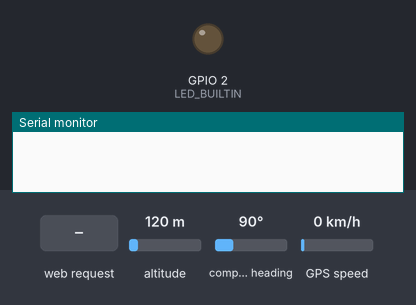
Bench run of a sketch on a simulated ESP32. Parts: output pins drawn as LEDs (lit = HIGH), the last lines printed to the serial monitor. Dashed ring = blinking. The inputs (shaded band) are chosen by the test bench; at power-on: altitude 120 m, compass heading 90°, GPS speed 0 km/h. WiFi joins after 1.5 s; servers stay silent unless stated; storage starts empty; the GPS gets a fix after 3 s at 37.7749, -122.4194 with 8 satellites; not simulated (calls return 0 or success): credentials.h.

Above: at 0.1 s.
At 2.51 s:
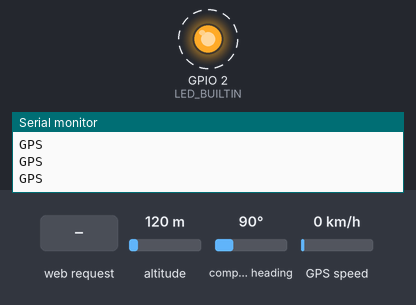
2.8 s: HTTP request GET / received
6.3 s: HTTP request GET /update received
Timing chart, 0 to 15.8 s (numbered marks = the images above; inputs shaded):
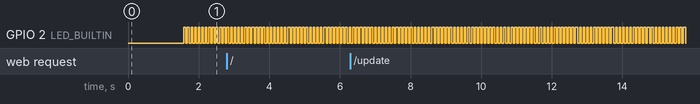

Measured:
- by itself, GPIO 2 (LED_BUILTIN): alternates HIGH for 0.05 s and LOW for 0.05 s

The sketch:

GPS2webserver.ino
```cpp
//based on  http://www.iotsharing.com/2019/07/how-to-turn-esp-with-sdcard-or-spiffs-a-web-file-server.html?m=1
#include <WiFiClient.h>
#include <ESP32WebServer.h> //  https://github.com/nhatuan84/esp32-webserver to C:/Users/[YOUR_USER_NAME]/Documents/Arduino/libraries
#include <WiFi.h>
#include <ESPmDNS.h>
#include <SPI.h>
#include <mySD.h> // https://github.com/nhatuan84/esp32-micro-sdcard to C:/Users/[YOUR_USER_NAME]/Documents/Arduino/libraries

#include "IF.h" //Our HTML webpage contents
#include "credentials.h" // // your WLAN login data

const char* ssidAP = "TrackTracker";
bool WIFIAP= false; // if true ESP32 will be a WLAN Access point "TrackTracker", no pwd, else it will log into your WLAN (credentials in credentials.h needed), good while testing

#include <TinyGPS.h> //  to C:/Users/[YOUR_USER_NAME]/Documents/Arduino/libraries
#include <SoftwareSerial.h>
TinyGPS gps;  // The TinyGPS++ object
SoftwareSerial ss(16, 17); // ss(4, 5); The serial connection to the GPS device was 16,15
float latitude , longitude;
int year , month , date, hour , minute , second;
String date_str , time_str , lat_str , lng_str;
int pm;

ESP32WebServer server(80);
File root;
bool opened = false;

String printDirectory(File dir, int numTabs) {
  String response = "";
  dir.rewindDirectory();
  while(true) {
     File entry =  dir.openNextFile();
     if (! entry) {
       // no more files
       //Serial.println("**nomorefiles**");
       break;
     }
     for (uint8_t i=0; i<numTabs; i++) {
       Serial.print('\t');   // we'll have a nice indentation
     }
     // Recurse for directories, otherwise print the file size
     if (entry.isDirectory()) {
       printDirectory(entry, numTabs+1);
     } else {
       Serial.println('entry.name()');
       response += String("<tr> <td ALIGN=CENTER > ") + String("<a href='") + String(entry.name()) + String("'>") + String(entry.name()) + String("</a>") + String("</td> </tr>");
     }
     entry.close();
   }
   String ret_str= "<table ALIGN=CENTER style=width:50%> ";
   ret_str += "<tr> <th> List files:</th> </tr>";
   ret_str += response;
   ret_str += "<tr> <td > </tr> </td >";
   ret_str += "<tr> <td > Upload file: </br> ";
   ret_str += serverIndex;
   ret_str += "</tr> </td > </table> </br></br>";
   return ret_str;
}

void handleRoot() {
  int year;
  byte month, day, hour, minute, second, hundredths;
  unsigned long age;
  char sdate[32]="**********";
  char stime[32]="**********";
  char slon[32] ="**********";
  char slat[32] ="**********";
  char sage[32] ="**********";
  char sdst[32] ="**********";
  float flat, flon;
  static const double Phi_LAT = 53.621776, Phi_LON = 10.013678;
  gps.f_get_position(&flat, &flon, &age);
  float dst= gps.distance_between(flat, flon, Phi_LAT, Phi_LON);
  int sats= gps.satellites();
  int hdop = gps.hdop();
  dtostrf(flon, 4, 10, slon);
  dtostrf(flat, 4, 10, slat);
  dtostrf(flon, 4, 10, slon);
  dtostrf(dst, 4, 1, sdst);
  dtostrf(age, 4, 1, sage);
  Serial.print(slat);Serial.print(slon);Serial.println(sage);
  gps.crack_datetime(&year, &month, &day, &hour, &minute, &second, &hundredths, &age);
  sprintf(sdate, "%02d/%02d/%02d",month, day, year );
  Serial.println(sdate);
  sprintf(stime, "%02d:%02d:%02d",hour, minute, second);
  Serial.println(stime);

  // Prepare the http response
  //first GPS
  String s = "HTTP/1.1 200 OK\r\nContent-Type: text/html\r\n\r\n <!DOCTYPE html> <html> <head> <title>GPS Interfacing with D32 for TrackTracker</title> <style>";
  s += "a:link {background-color: YELLOW;text-decoration: none;}";
  s += "table, th, td {border: 1px solid black;} </style> <meta http-equiv=""refresh"" content=""20"" /> </head> <body> <h1  style=";
  s += "font-size:300%;";
  s += " ALIGN=CENTER> GPS Interfacing with D32 for TrackTracker </h1>";
  s += " <img src=""\bikegps.gif"" alt=""bikegps.gif"">";
  s += "<p ALIGN=CENTER style=""font-size:150%;""";
  s += "> <b>Location Details</b></p> ";
  s += "<table ALIGN=CENTER style=width:50%> ";
  s += "<tr> <th>Satellites</th> <td ALIGN=CENTER >";
  s += String(sats);
  s += "</td> </tr> <tr> <th>HDOP</th> <td ALIGN=CENTER >";
  s += String(hdop);
  s += "</td> </tr> <tr> <th>Latitude</th> <td ALIGN=CENTER >";
  s += slat;
  s += "</td> </tr> <tr> <th>Longitude</th> <td ALIGN=CENTER >";
  s += slon;
  s += "</td> </tr> <tr>  <th>Age</th> <td ALIGN=CENTER >";
  s += sage;
  s += "</td> </tr> <tr>  <th>Distance to Philips, km</th> <td ALIGN=CENTER >";
  s += sdst;
  s += "</td> </tr> <tr>  <th>Date</th> <td ALIGN=CENTER >";
  s += sdate;
  s += "</td></tr> <tr> <th>Time</th> <td ALIGN=CENTER >";
  s += stime;
  s += "</td>  </tr>";
  s += "<tr> <td colspan=""2""> <p align=center><a style=""color:RED;font-size:125%;"" href=""http://maps.google.com/maps?&z=15&mrt=yp&t=k&q=";
  s += lat_str;
  s += "+";
  s += lng_str;
  s += """ target=""_top"">Click here!</a> To check the location in Google maps.</p> </td> </tr> </table> </br> </br> ";

  //now add hall and voltage data
  int measurement = 0;
  float BatteryVoltage = 0;
  BatteryVoltage = analogRead(35)/4096.0*7.445;
  measurement = hallRead();
  s += "<p ALIGN=CENTER style=""font-size:150%;> <b>D32 details</b></p> ";
  s += "<table ALIGN=CENTER style=width:50%>";
  s += "<tr> <th>Battery voltage</th> <td ALIGN=CENTER >";
  s += String(BatteryVoltage);
  s += "</td> </tr> <tr>  <th>Hall-Sensor</th> <td ALIGN=CENTER >";
  s += String(measurement);
  s += "</td>  </tr> </table> </br> </br>";

  //now SD list
  root = SD.open("/");
  String res = printDirectory(root, 0);
  s += "<p ALIGN=CENTER style=""font-size:150%;> <b>SD_card content</b></p> ";
  s += res;
  // finally some WLAN data
  long rssi = WiFi.RSSI();
  char srssi[32] ="**********";
  String WlanMode ="**********";
  String sIP ="**********";
  String sssid = "**********";
  dtostrf(rssi, 4, 1, srssi);
  if (WIFIAP==true)
    WlanMode="Providing AP";
  else
    WlanMode="Connected to AP";
  if (WIFIAP==true)
   { sIP=WiFi.softAPIP().toString();}
  else
   { sIP=WiFi.localIP().toString();   }
  sssid =WiFi.SSID();
  s += "<p ALIGN=CENTER style=""font-size:150%;""> <b>Wlan Details</b></p> ";
  s += "<table ALIGN=CENTER style=width:50%> ";
  s += "<tr> <th>WLAN mode </th>";
  s += "<td ALIGN=CENTER >";
  s += WlanMode;
  s += "</td> </tr> <tr> <th>SSID</th> <td ALIGN=CENTER >";
  s += sssid;
  s += "</td> </tr> <tr> <th>IP</th> <td ALIGN=CENTER >";
  s += sIP;
  s += "</td> </tr> <tr>  <th>Signal Strength</th> <td ALIGN=CENTER >";
  s += srssi;
  s += "</td> </tr>  </table> </br> </br> ";

  s += "</body> </html> \n";
  server.send(200, "text/html", s);
}

bool loadFromSDCARD(String path){
  path.toLowerCase();
  String dataType = "text/plain";
  if(path.endsWith("/")) path += "index.htm";

  if(path.endsWith(".src")) path = path.substring(0, path.lastIndexOf("."));
  else if(path.endsWith(".jpg")) dataType = "image/jpeg";
  else if(path.endsWith(".txt")) dataType = "text/plain";
  else if(path.endsWith(".zip")) dataType = "application/zip";
  Serial.println(dataType);
  File dataFile = SD.open(path.c_str());

  if (!dataFile)
    return false;

  if (server.streamFile(dataFile, dataType) != dataFile.size()) {
    Serial.println("Sent less data than expected!");
  }

  dataFile.close();
  return true;
}

void handleNotFound(){
  if(loadFromSDCARD(server.uri())) return;
  String message = "SDCARD Not Detected\n\n";
  message += "URI: ";
  message += server.uri();
  message += "\nMethod: ";
  message += (server.method() == HTTP_GET)?"GET":"POST";
  message += "\nArguments: ";
  message += server.args();
  message += "\n";
  for (uint8_t i=0; i<server.args(); i++){
    message += " NAME:"+server.argName(i) + "\n VALUE:" + server.arg(i) + "\n";
  }
  server.send(404, "text/plain", message);
  Serial.println(message);
}

void setup(void){
  int cnt=0;
  Serial.begin(115200);
  ss.begin(9600);
  pinMode(LED_BUILTIN, OUTPUT);
  if (WIFIAP== true)  {
    WiFi.mode(WIFI_AP);
    WiFi.softAP(ssid);
    Serial.println("");
    Serial.print("Creating AP ");
    Serial.println(ssid);
    delay(500);
    Serial.print("Created AP with IP: ");
    Serial.println(WiFi.softAPIP());
  }
  else {
  WiFi.begin(ssid, password);
  Serial.println("");
  // Wait for connection
  while (WiFi.status() != WL_CONNECTED) {
    cnt+=1;
    delay(500);
    Serial.print(".");
    if (cnt >10)
    {ESP.restart();}
  }
  Serial.println("");
  Serial.print("Connected to ");
  Serial.println(ssid);
  Serial.print("IP address: ");
  Serial.println(WiFi.localIP());
  }

  //use IP or iotsharing.local to access webserver
  if (MDNS.begin("iotsharing")) {
    Serial.println("MDNS responder started");
  }
  if (!SD.begin(4)) {
    Serial.println("initialization failed!");
    return;
  }
  Serial.println("initialization done.");
  //handle uri
  server.on("/", handleRoot);
  server.onNotFound(handleNotFound);

  /*handling uploading file */
  server.on("/update", HTTP_POST, [](){
    server.sendHeader("Connection", "close");
  },[](){
    HTTPUpload& upload = server.upload();
    if(opened == false){
      opened = true;
      root = SD.open((String("/") + upload.filename).c_str(), FILE_WRITE);
      if(!root){
        Serial.println("- failed to open file for writing");
        return;
      }
    }
    if(upload.status == UPLOAD_FILE_WRITE){
      if(root.write(upload.buf, upload.currentSize) != upload.currentSize){
        Serial.println("- failed to write");
        return;
      }
    } else if(upload.status == UPLOAD_FILE_END){
      root.close();
      Serial.println("UPLOAD_FILE_END");
      opened = false;
    }
  });
  server.begin();
  Serial.println("HTTP server started");
}

void loop(void){
  server.handleClient();
  while (ss.available())
  {
    gps.encode(ss.read());
  }
  Serial.println("GPS");
  digitalWrite(LED_BUILTIN, LOW);
  delay(50);
  digitalWrite(LED_BUILTIN, HIGH); // Builtin LED aus
  delay(50);
}
```

IF.h
```cpp
String serverIndex = "<script src='https://ajax.googleapis.com/ajax/libs/jquery/3.2.1/jquery.min.js'></script>"
"<form method='POST' action='#' enctype='multipart/form-data' id='upload_form'>"
    "<input type='file' name='update'>"
    "<input type='submit' value='Upload'>"
"</form>"
"<div id='prg'>progress: 0%</div>"
"<script>"
"$('form').submit(function(e){"
    "e.preventDefault();"
      "var form = $('#upload_form')[0];"
      "var data = new FormData(form);"
      " $.ajax({"
            "url: '/update',"
            "type: 'POST',"
            "data: data,"
            "contentType: false,"
            "processData:false,"
            "xhr: function() {"
                "var xhr = new window.XMLHttpRequest();"
                "xhr.upload.addEventListener('progress', function(evt) {"
                    "if (evt.lengthComputable) {"
                        "var per = evt.loaded / evt.total;"
                        "$('#prg').html('progress: ' + Math.round(per*100) + '%');"
                    "}"
               "}, false);"
               "return xhr;"
            "},"
            "success:function(d, s) {"
                "console.log('success!')"
           "},"
            "error: function (a, b, c) {"
            "}"
          "});"
"});"
"</script>";
```
